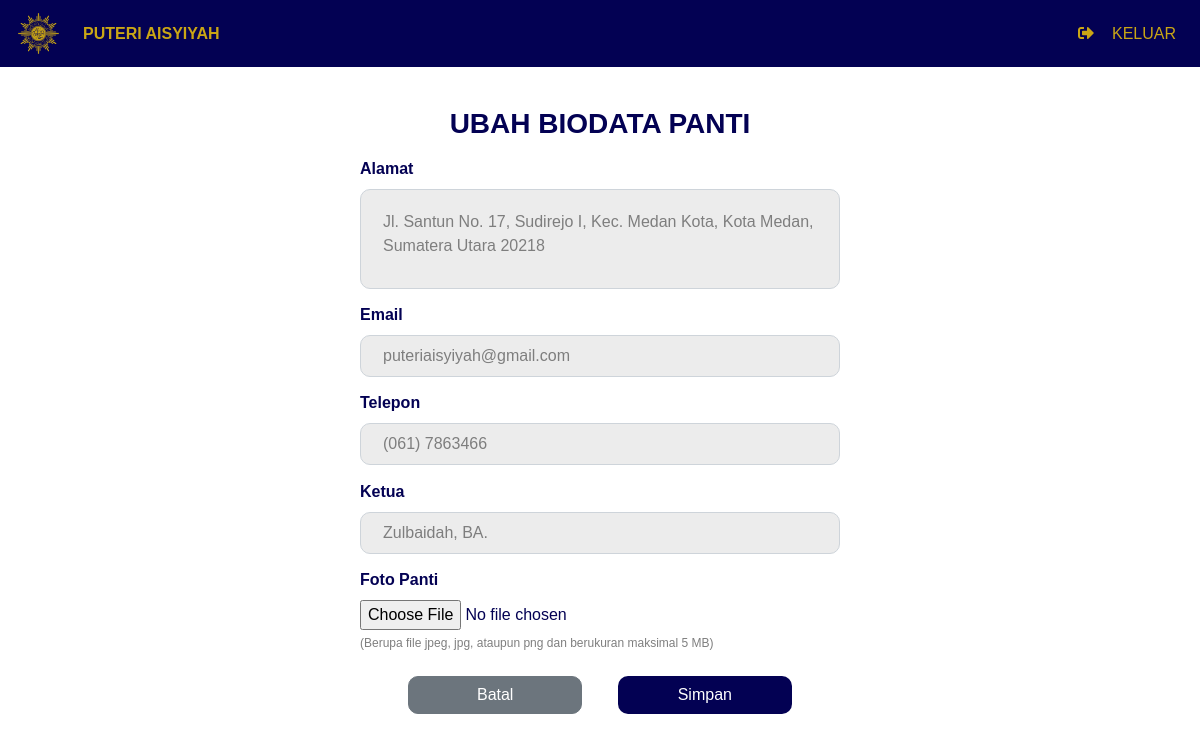
The page /Admin/UbahBiodataPanti on the database its author committed.
### tables this page shows
CREATE TABLE `tabel_panti` (
  `id_biodata` int(11) NOT NULL,
  `jenis_biodata` varchar(100) NOT NULL,
  `isi_biodata` text NOT NULL
);

### application/controllers/Admin.php (called while the page is built, shortened)
<?php
  class Admin extends CI_Controller{
    public function __construct(){
      $this->load->library('form_validation');
      $this->load->library('pagination');
      $this->load->model('Model_admin', 'admin');
    }
    public function UbahBiodataPanti(){
      $data['judul']         = 'Ubah Biodata Panti';
      $data['alamat_panti']  = $this->db->get_where('tabel_panti', ['jenis_biodata' => 'Alamat'])->row_array();
      $data['email_panti']   = $this->db->get_where('tabel_panti', ['jenis_biodata' => 'Email'])->row_array();
      $data['telepon_panti'] = $this->db->get_where('tabel_panti', ['jenis_biodata' => 'Telepon'])->row_array();
      $data['ketua_panti']   = $this->db->get_where('tabel_panti', ['jenis_biodata' => 'Ketua'])->row_array();
      $data['profil_panti']  = $this->db->get_where('tabel_panti', ['jenis_biodata' => 'Foto Panti'])->row_array();
      $this->form_validation->set_rules('alamat_panti', $data['alamat_panti']['jenis_biodata'], 'required|trim');
      $this->form_validation->set_rules('email_panti', $data['email_panti']['jenis_biodata'], 'required|trim');
      $this->form_validation->set_rules('telepon_panti', $data['telepon_panti']['jenis_biodata'], 'required|trim|min_length[11]|max_length[13]', ['min_length' => 'tidak valid.', 'max_length' => 'tidak valid.']);
      $this->form_validation->set_rules('ketua_panti', $data['ketua_panti']['jenis_biodata'], 'required|trim');
      if($this->form_validation->run() == false){
        $this->load->view('Templates/head', $data);
        $this->load->view('Templates/navbarAdmin');
        $this->load->view('Admin/BiodataPanti/UbahBiodataPanti', $data);
        $this->load->view('Templates/foot');
      }
    }
  }

### index.php (called while the page is built, shortened)
<?php
require_once BASEPATH.'core/CodeIgniter.php';

### application/views/Admin/BiodataPanti/UbahBiodataPanti.php (the view, shortened to what this page needs)
<body style="color: #030153; font-family: Arial">
	<div style="width: 40%; margin: auto; padding: 40px 0px">
		<h3 style="color: #030153; font-weight: 700" align="center">UBAH BIODATA PANTI</h3>
		<form action="" method="post" enctype="multipart/form-data">
      <label style="color: #030153"><?= $alamat_panti['jenis_biodata'] ?></label>
    	<textarea name="alamat_panti" id="alamat_panti" class="form-control" style="border-radius: 10px; padding: 20px 22px; color: #7E7E7E; background: #ECECEC; height: 100px; resize: none"><?= $alamat_panti['isi_biodata'] ?></textarea>
      <label style="color: #030153"><?= $email_panti['jenis_biodata'] ?></label>
      <input autocomplete="off" type="text" name="email_panti" id="email_panti" value="<?= $email_panti['isi_biodata'] ?>" class="form-control" style="border-radius: 10px; padding: 20px 22px; color: #7E7E7E; background: #ECECEC">
      <label style="color: #030153"><?= $telepon_panti['jenis_biodata'] ?></label>
      <input autocomplete="off" type="text" name="telepon_panti" id="telepon_panti" value="<?= $telepon_panti['isi_biodata'] ?>" class="form-control" style="border-radius: 10px; padding: 20px 22px; color: #7E7E7E; background: #ECECEC">
      <label style="color: #030153"><?= $ketua_panti['jenis_biodata'] ?></label>
      <input autocomplete="off" type="text" name="ketua_panti" id="ketua_panti" value="<?= $ketua_panti['isi_biodata'] ?>" class="form-control" style="border-radius: 10px; padding: 20px 22px; color: #7E7E7E; background: #ECECEC">
      <label style="color: #030153"><?= $profil_panti['jenis_biodata'] ?></label><br>
      <input type="file" name="foto_panti" id="foto_panti">
      <p style="color: #7F7F7F; font-size: 12px" class="mt-1">(Berupa file jpeg, jpg, ataupun png dan berukuran maksimal 5 MB)</p>
			<div class="row mt-4">
				<div class="col-lg-6">
					<a href="<?= base_url('Admin/BiodataPanti') ?>" class="btn btn-secondary ml-5" style="border-radius: 10px; width: 75%; float: left">Batal</a>
				</div>
				<div class="col-lg-6">
					<button type="submit" class="btn mr-5" style="border-radius: 10px; width: 75%; float: right; background: #030153; color: white">Simpan</button>
				</div>
			</div>
		</form>
	</div>
</body>

### rows shown on the page
tabel_panti: jenis_biodata "Alamat", alamat_panti "Jl. Santun No. 17, Sudirejo I, Kec. Medan Kota, Kota Medan, Sumatera Utara 20218"
tabel_panti: jenis_biodata "Email", email_panti "puteriaisyiyah@gmail.com"
tabel_panti: jenis_biodata "Telepon", telepon_panti "(061) 7863466"
tabel_panti: jenis_biodata "Ketua", ketua_panti "Zulbaidah, BA."
tabel_panti: jenis_biodata "Foto Panti"
